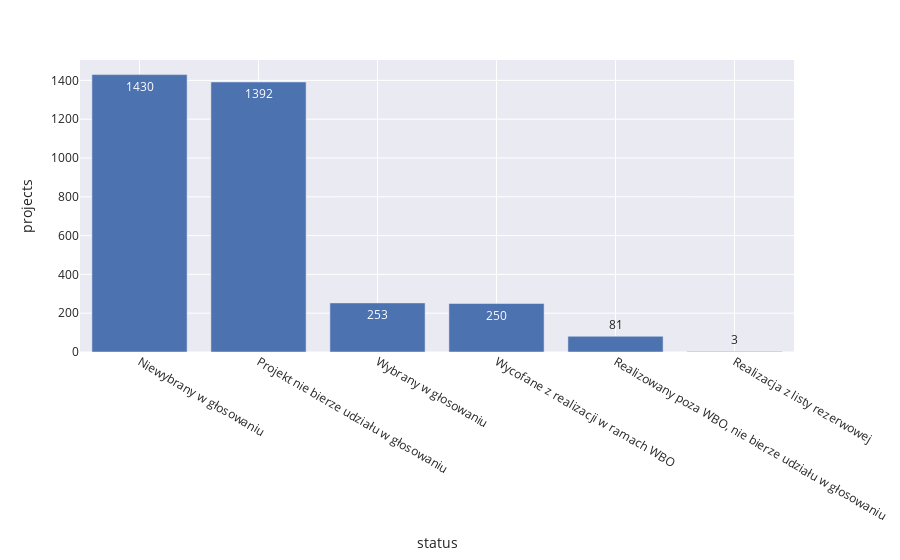

Notebook source saved alongside this figure:
### Code cell
fig = px.bar(status, x='status', y='projects', text_auto='.', template="seaborn")
fig.show()

### Figure 1 — Plotly figure (JSON) as saved in the notebook; plotly's stock layout.template omitted (floating-point values rounded to 4 significant figures)
{"data": [{"alignmentgroup": "True", "hovertemplate": "status=%{x}<br>projects=%{y}<extra></extra>", "legendgroup": "", "marker": {"color": "rgb(76,114,176)", "pattern": {"shape": ""}}, "name": "", "offsetgroup": "", "orientation": "v", "showlegend": false, "textposition": "auto", "texttemplate": "%{y:.}", "type": "bar", "x": ["Niewybrany w głosowaniu", "Projekt nie bierze udziału w głosowaniu", "Wybrany w głosowaniu", "Wycofane z realizacji w ramach WBO", "Realizowany poza WBO, nie bierze udziału w głosowaniu", "Realizacja z listy rezerwowej"], "xaxis": "x", "y": [1430, 1392, 253, 250, 81, 3], "yaxis": "y"}], "layout": {"barmode": "relative", "legend": {"tracegroupgap": 0}, "margin": {"t": 60}, "xaxis": {"anchor": "y", "domain": [0, 1], "title": {"text": "status"}}, "yaxis": {"anchor": "x", "domain": [0, 1], "title": {"text": "projects"}}}}
